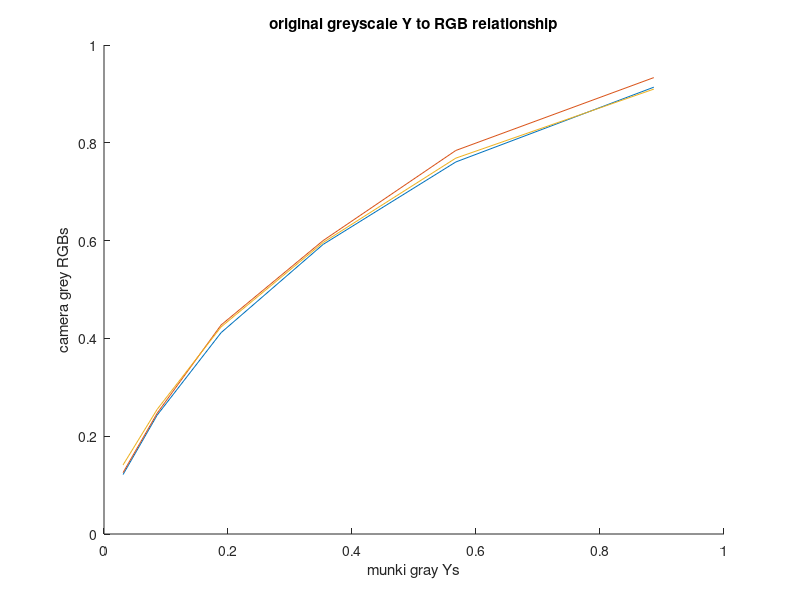

Write the MATLAB code that produced this figure.
%% Calculate normalized RGB values
% Using Readings from Jenee's 15" 2010 matte Macbook Pro

%Manual entry of RGB values taken from photoshop
cam_RGBs = [101,71,57;216,166,143;98,127,169;82,108,63;148,140,197;...
    120,219,199;216,120,44;57,73,160;214,88,100;82,42,95;169,213,74;...
    242,184,61;29,33,124;55,140,66;188,42,57;245,229,63;206,75,153;...
    31,129,166;233,238,232;194,200,196;151,153,152;105,109,108;...
    62,63,65;31,32,36]';

%Normalize RGB values
cam_RGBs = cam_RGBs./255;
fprintf('cam_RGBs = \n');
disp(cam_RGBs);

%Grab final 'row' of RGB values for colorchecer chart
%Sort from black to white
cam_grey_rgbs = cam_RGBs(:,19:24);
cam_grey_rgbs = fliplr(cam_grey_rgbs);
fprintf('cam_grey_rgbs = \n');
disp(cam_grey_rgbs);

%% Lab Step 4 - Calculate normalized Y values
%Calculate normalized Y values for patches 19-24 
munki_values = importdata('munki_CC_XYZs_Labs.txt');
munki_gray_Ys = fliplr(munki_values(19:24,3)'./100);

fprintf('munki_gray_Ys = \n');
disp(munki_gray_Ys);


%% Graph RGB Versus Grey Y values
clf;
hold on;
plot(munki_gray_Ys, cam_grey_rgbs(1,:));
plot(munki_gray_Ys, cam_grey_rgbs(2,:));
plot(munki_gray_Ys, cam_grey_rgbs(3,:));
title('original greyscale Y to RGB relationship');
xlabel('munki gray Ys');
ylabel('camera grey RGBs');

hold off;